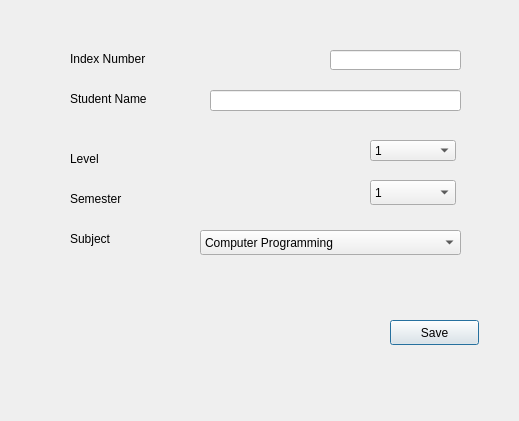
<?xml version="1.0" encoding="UTF-8"?>
<ui version="4.0">
 <class>student</class>
 <widget class="QDialog" name="student">
  <property name="geometry">
   <rect>
    <x>0</x>
    <y>0</y>
    <width>519</width>
    <height>421</height>
   </rect>
  </property>
  <property name="windowTitle">
   <string>Dialog</string>
  </property>
  <widget class="QPushButton" name="pushButton_save">
   <property name="geometry">
    <rect>
     <x>390</x>
     <y>320</y>
     <width>89</width>
     <height>25</height>
    </rect>
   </property>
   <property name="text">
    <string>Save</string>
   </property>
  </widget>
  <widget class="QLabel" name="label">
   <property name="geometry">
    <rect>
     <x>70</x>
     <y>50</y>
     <width>121</width>
     <height>17</height>
    </rect>
   </property>
   <property name="text">
    <string>Index Number</string>
   </property>
  </widget>
  <widget class="QLabel" name="label_2">
   <property name="geometry">
    <rect>
     <x>70</x>
     <y>90</y>
     <width>131</width>
     <height>17</height>
    </rect>
   </property>
   <property name="text">
    <string>Student Name</string>
   </property>
  </widget>
  <widget class="QLabel" name="label_3">
   <property name="geometry">
    <rect>
     <x>70</x>
     <y>150</y>
     <width>67</width>
     <height>17</height>
    </rect>
   </property>
   <property name="text">
    <string>Level</string>
   </property>
  </widget>
  <widget class="QLabel" name="label_4">
   <property name="geometry">
    <rect>
     <x>70</x>
     <y>190</y>
     <width>67</width>
     <height>17</height>
    </rect>
   </property>
   <property name="text">
    <string>Semester</string>
   </property>
  </widget>
  <widget class="QLabel" name="label_5">
   <property name="geometry">
    <rect>
     <x>70</x>
     <y>230</y>
     <width>67</width>
     <height>17</height>
    </rect>
   </property>
   <property name="text">
    <string>Subject</string>
   </property>
  </widget>
  <widget class="QLineEdit" name="lineEdit_index">
   <property name="geometry">
    <rect>
     <x>330</x>
     <y>50</y>
     <width>131</width>
     <height>20</height>
    </rect>
   </property>
  </widget>
  <widget class="QLineEdit" name="lineEdit_name">
   <property name="geometry">
    <rect>
     <x>210</x>
     <y>90</y>
     <width>251</width>
     <height>21</height>
    </rect>
   </property>
  </widget>
  <widget class="QComboBox" name="comboBox_level">
   <property name="geometry">
    <rect>
     <x>370</x>
     <y>140</y>
     <width>86</width>
     <height>21</height>
    </rect>
   </property>
   <item>
    <property name="text">
     <string>1</string>
    </property>
   </item>
   <item>
    <property name="text">
     <string>2</string>
    </property>
   </item>
   <item>
    <property name="text">
     <string>3</string>
    </property>
   </item>
   <item>
    <property name="text">
     <string>4</string>
    </property>
   </item>
  </widget>
  <widget class="QComboBox" name="comboBox_sem">
   <property name="geometry">
    <rect>
     <x>370</x>
     <y>180</y>
     <width>86</width>
     <height>25</height>
    </rect>
   </property>
   <item>
    <property name="text">
     <string>1</string>
    </property>
   </item>
   <item>
    <property name="text">
     <string>2</string>
    </property>
   </item>
  </widget>
  <widget class="QComboBox" name="comboBox">
   <property name="geometry">
    <rect>
     <x>200</x>
     <y>230</y>
     <width>261</width>
     <height>25</height>
    </rect>
   </property>
   <item>
    <property name="text">
     <string>Computer Programming</string>
    </property>
   </item>
   <item>
    <property name="text">
     <string>Introduction to Computers and Operating Systems</string>
    </property>
   </item>
   <item>
    <property name="text">
     <string>Java Programming</string>
    </property>
   </item>
   <item>
    <property name="text">
     <string>Data communication and Computer Networks</string>
    </property>
   </item>
   <item>
    <property name="text">
     <string>Object Oriented Programming</string>
    </property>
   </item>
   <item>
    <property name="text">
     <string>Software Engineering</string>
    </property>
   </item>
   <item>
    <property name="text">
     <string>Web Designing and e-commerce</string>
    </property>
   </item>
   <item>
    <property name="text">
     <string>Mobile and Cloud Computing</string>
    </property>
   </item>
   <item>
    <property name="text">
     <string>Image Processing</string>
    </property>
   </item>
  </widget>
 </widget>
 <resources/>
 <connections/>
</ui>
